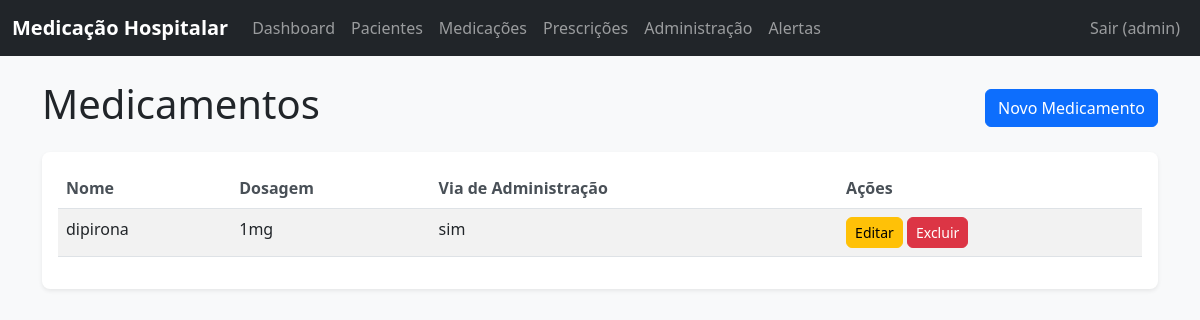
Screenshot of /medicamentos/ (signed in) with the database file from the repository.
### core/models.py (models this page shows, shortened)
class Usuario(AbstractUser):
    USERNAME_FIELD = 'username'
    EMAIL_FIELD = 'email'
    TIPO_USUARIO_CHOICES = [
        ('medico', 'Médico'),
        ('enfermeiro', 'Enfermeiro'),
        ('administrador', 'Administrador'),
    ]
    tipo_usuario = models.CharField(max_length=15, choices=TIPO_USUARIO_CHOICES, default='enfermeiro')
    class Meta:
        verbose_name = "Usuário"
        verbose_name_plural = "Usuários"

class Medicamento(models.Model):
    nome = models.CharField(max_length=255)
    dosagem = models.CharField(max_length=100)
    via_administracao = models.CharField(max_length=100)
    class Meta:
        verbose_name = "Medicamento"
        verbose_name_plural = "Medicamentos"

### core/views_frontend.py (the view)
# urls.py: path('medicamentos/', MedicamentoListView.as_view(), name='medicamentos'),
class MedicamentoListView(LoginRequiredMixin, ListView):
    model = Medicamento
    template_name = 'core/medicamento_list.html'
    context_object_name = 'medicamentos'

### templates/core/medicamento_list.html (shortened to what this page needs)
{% extends 'base.html' %}
{% load static %}
{% block content %}
<div class="row">
    <div class="col-12">
        <div class="d-flex justify-content-between align-items-center mb-3">
            <h1>Medicamentos</h1>
            <a href="{% url 'medicamento_create' %}" class="btn btn-primary">Novo Medicamento</a>
        </div>
    </div>
</div>
<div class="row">
    <div class="col-12">
        <div class="card">
            <div class="card-body">
                {% if medicamentos %}
                    <div class="table-responsive">
                        <table class="table table-striped">
                            <thead>
                                <tr>
                                    <th>Nome</th>
                                    <th>Dosagem</th>
                                    <th>Via de Administração</th>
                                    <th>Ações</th>
                                </tr>
                            </thead>
                            <tbody>
                                {% for medicamento in medicamentos %}
                                    <tr>
                                        <td>{{ medicamento.nome }}</td>
                                        <td>{{ medicamento.dosagem }}</td>
                                        <td>{{ medicamento.via_administracao }}</td>
                                        <td>
                                            <a href="{% url 'medicamento_update' medicamento.pk %}" class="btn btn-sm btn-warning">Editar</a>
                                            <a href="{% url 'medicamento_delete' medicamento.pk %}" class="btn btn-sm btn-danger">Excluir</a>
                                        </td>
                                    </tr>
                                {% endfor %}
                            </tbody>
                        </table>
                    </div>
                {% else %}
                    <p class="text-muted">Nenhum medicamento cadastrado.</p>
                {% endif %}
            </div>
        </div>
    </div>
</div>
{% endblock %}

### templates/base.html (shortened to what this page needs)
{% load static %}
<!DOCTYPE html>
<html lang="pt-br">
<head>
    <link href="https://cdn.jsdelivr.net/npm/bootstrap@5.3.0/dist/css/bootstrap.min.css" rel="stylesheet">
    <link rel="stylesheet" href="{% static 'css/style.css' %}">
</head>
<body>
    <nav class="navbar navbar-expand-lg navbar-dark bg-dark">
        <div class="container-fluid">
            <a class="navbar-brand" href="{% url 'dashboard' %}">Medicação Hospitalar</a>
            <div class="collapse navbar-collapse" id="navbarNav">
                <ul class="navbar-nav me-auto mb-2 mb-lg-0">
                    {% if user.is_authenticated %}
                        <li class="nav-item">
                            <a class="nav-link" href="{% url 'dashboard' %}">Dashboard</a>
                        </li>
                        <li class="nav-item">
                            <a class="nav-link" href="{% url 'paciente_list' %}">Pacientes</a>
                        </li>
                        <li class="nav-item">
                            <a class="nav-link" href="{% url 'medicamento_list' %}">Medicações</a>
                        </li>
                        <li class="nav-item">
                            <a class="nav-link" href="{% url 'prescricao_list' %}">Prescrições</a>
                        </li>
                        <li class="nav-item">
                            <a class="nav-link" href="{% url 'administracao_list' %}">Administração</a>
                        </li>
                        <li class="nav-item">
                            <a class="nav-link" href="{% url 'alerta_list' %}">Alertas</a>
                        </li>
                    {% endif %}
                </ul>
                <ul class="navbar-nav">
                    {% if user.is_authenticated %}
                        <li class="nav-item">
                            <a class="nav-link" href="{% url 'logout' %}">Sair ({{ user.username }})</a>
                        </li>
                    {% else %}
                        <li class="nav-item">
                            <a class="nav-link" href="{% url 'login' %}">Login</a>
                        </li>
                    {% endif %}
                </ul>
            </div>
        </div>
    </nav>
    <div class="container mt-4">
        {% block content %}
        {% endblock %}
    </div>
</body>
</html>

### static/css/style.css (style rules this page uses)
body { font-family: 'Segoe UI', Tahoma, Geneva, Verdana, sans-serif; background-color: #f8f9fa; }
.navbar-brand { font-weight: bold; }
.card { border: none; box-shadow: 0 0.125rem 0.25rem rgba(0, 0, 0, 0.075); border-radius: 0.5rem; }
.btn { border-radius: 0.375rem; }
.table th { border-top: none; font-weight: 600; color: #495057; }

### rows the page displays
Usuario: username "admin"
Medicamento: nome "dipirona", dosagem "1mg", via_administracao "sim"
